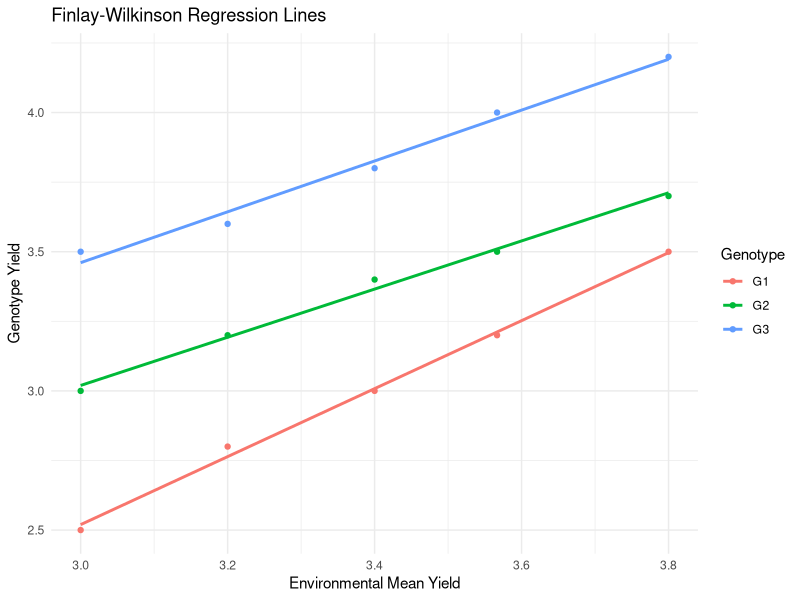

Here is the R script that generated this plot:
## ---- chunk 1
knitr::opts_chunk$set(echo = TRUE)
library(dplyr)
library(tidyr)
library(ggplot2)
library(lme4)
library(emmeans)
## ---- chunk 2
# Creating a toy dataset
data <- data.frame(
  Environment = rep(1:5, each = 3),
  Genotype = rep(c("G1", "G2", "G3"), times = 5),
  Yield = c(2.5, 3.0, 3.5, 
            2.8, 3.2, 3.6, 
            3.0, 3.4, 3.8,
            3.2, 3.5, 4.0,
            3.5, 3.7, 4.2)
)

# Display the dataset
print(data)

# Calculate environmental means
env_means <- aggregate(Yield ~ Environment, data = data, mean)
colnames(env_means) <- c("Environment", "EnvMean")

# Merge environmental means with original data
data <- merge(data, env_means, by = "Environment")

# Fit regression models for each genotype
fit_G1 <- lm(Yield ~ EnvMean, data = data[data$Genotype == "G1",])
fit_G2 <- lm(Yield ~ EnvMean, data = data[data$Genotype == "G2",])
fit_G3 <- lm(Yield ~ EnvMean, data = data[data$Genotype == "G3",])

# Display summary of each model
summary(fit_G1)
summary(fit_G2)
summary(fit_G3)

# Plotting the results
ggplot(data, aes(x = EnvMean, y = Yield, color = Genotype)) +
  geom_point() +
  geom_smooth(method = "lm", se = FALSE) +
  labs(title = "Finlay-Wilkinson Regression Lines",
       x = "Environmental Mean Yield",
       y = "Genotype Yield") +
  theme_minimal()
